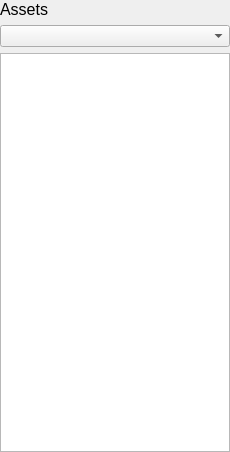
<?xml version="1.0" encoding="UTF-8"?>
<ui version="4.0">
 <class>asset_list_widget</class>
 <widget class="QWidget" name="asset_list_widget">
  <property name="geometry">
   <rect>
    <x>0</x>
    <y>0</y>
    <width>230</width>
    <height>452</height>
   </rect>
  </property>
  <property name="sizePolicy">
   <sizepolicy hsizetype="Fixed" vsizetype="Preferred">
    <horstretch>0</horstretch>
    <verstretch>0</verstretch>
   </sizepolicy>
  </property>
  <property name="minimumSize">
   <size>
    <width>230</width>
    <height>0</height>
   </size>
  </property>
  <property name="maximumSize">
   <size>
    <width>230</width>
    <height>16777215</height>
   </size>
  </property>
  <property name="windowTitle">
   <string>Form</string>
  </property>
  <layout class="QVBoxLayout" name="verticalLayout">
   <property name="leftMargin">
    <number>0</number>
   </property>
   <property name="topMargin">
    <number>0</number>
   </property>
   <property name="rightMargin">
    <number>0</number>
   </property>
   <property name="bottomMargin">
    <number>0</number>
   </property>
   <item>
    <widget class="QLabel" name="assets_label">
     <property name="font">
      <font>
       <pointsize>12</pointsize>
      </font>
     </property>
     <property name="text">
      <string>Assets</string>
     </property>
    </widget>
   </item>
   <item>
    <widget class="QComboBox" name="levels_combobox"/>
   </item>
   <item>
    <widget class="QListWidget" name="asset_list"/>
   </item>
  </layout>
 </widget>
 <resources/>
 <connections/>
</ui>
